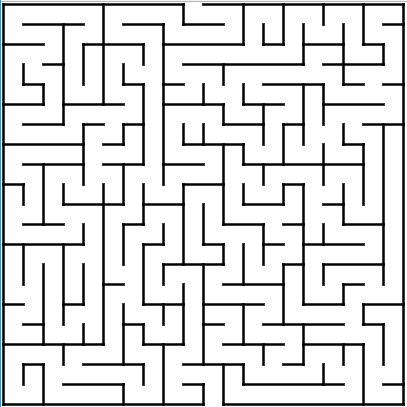
#> input picture Image/maze.png, 407 x 407 px, found by its file name
$ python maze_code.py
#> lines starting #> are read from the running program, lines starting #| are printed output that depends on the picture; after the words box and inside, x2 and y2 are one past the last pixel; in counts of white or black regions, pixels touching at a corner belong together
from PIL import Image
import numpy as np
import matplotlib.pyplot as plt
from collections import deque

# Function to preprocess the maze image
def preprocess_maze(image_path, threshold=128, margin=2):
    """
        Preprocesses the maze image by converting it to grayscale,
        thresholding to create a binary maze, and cropping the edges.

        Parameters:
            image_path: str, Path to the maze image file
            threshold: int, Pixel intensity threshold for binary conversion
            margin: int, Number of pixels to crop from the edges

        Returns:
            A 2D binary numpy array representing the maze (1: path, 0: wall)
        """
#> called with image_path = 'maze.png', threshold = 128, margin = 2

    maze_image = Image.open(image_path).convert("L")  # Convert to grayscale
    maze_array = np.array(maze_image)        # Convert image to numpy array
    binary_maze = (maze_array > threshold).astype(int)  # 1 = Free path, 0 = Wall
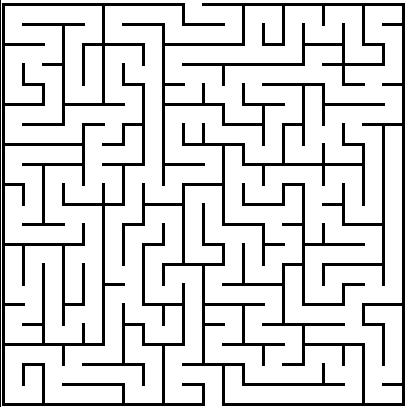
#> binary_maze: shape (407, 407) int64; values 0 (black) and 1 (white), 83.8% white; 3 black regions, box (x1, y1, x2, y2) and area: (122, 3, 405, 406) 15549, (2, 3, 225, 406) 10809, (0, 0, 1, 407) 407
    return binary_maze[margin:-margin, margin:-margin]  # Crop margins
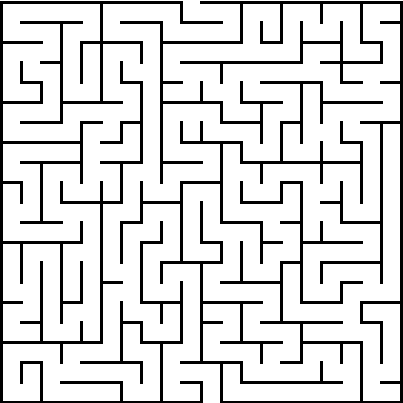
#> returned value: shape (403, 403) int64; values 0 (black) and 1 (white), 84% white; 2 black regions, box (x1, y1, x2, y2) and area: (120, 1, 403, 403) 15366, (0, 1, 223, 403) 10606

# Function to add clearance around walls
def add_wall_clearance(binary_maze, clearance=1):
    """
        Expands walls in the binary maze to create a buffer zone (clearance) around them.

        Parameters:
            binary_maze: 2D numpy array, The binary maze (1: path, 0: wall)
            clearance: int, Number of pixels for the buffer around walls

        Returns:
            A new 2D binary maze with added clearance around walls
        """
#> called with clearance = 5

    padded_maze = binary_maze.copy()        # Copy the maze to avoid modifying the original
    rows, cols = binary_maze.shape          # Get dimensions of the maze
#> rows = 403; cols = 403
    for x in range(rows):                           # Iterate over each row
        for y in range(cols):                       # Iterate over each column
            if binary_maze[x, y] == 0:              # Wall
                # Add buffer around the wall
                for dx in range(-clearance, clearance + 1):
                    for dy in range(-clearance, clearance + 1):
                        nx, ny = x + dx, y + dy             # Calculate neighboring coordinates
                        if 0 <= nx < rows and 0 <= ny < cols:
                            padded_maze[nx, ny] = 0  # Mark as wall
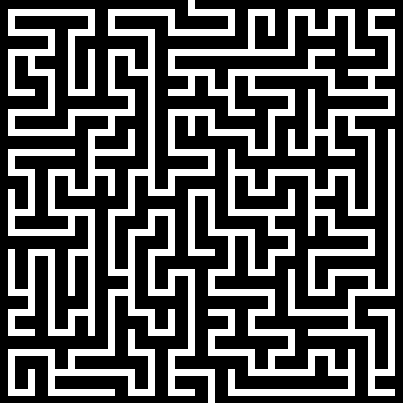
#> padded_maze: shape (403, 403) int64; values 0 (black) and 1 (white), 34.5% white; 1 white region, box (x1, y1, x2, y2) and area: (8, 0, 395, 403) 56021
    return padded_maze

# BFS function to find the shortest path
def bfs_solver(binary_maze, start, goal):
    """
        Finds the shortest path in the maze using Breadth-First Search (BFS).

        Parameters:
            binary_maze: 2D numpy array, The binary maze (1: path, 0: wall)
            start: tuple, Starting point in (row, col)
            goal: tuple, Goal point in (row, col)

        Returns:
            A list of tuples representing the shortest path from start to goal, or None if no path exists
        """
#> called with start = (400, 210), goal = (5, 190)

    rows, cols = binary_maze.shape          # Get maze dimensions
#> rows = 403; cols = 403
    directions = [(0, 1), (1, 0), (0, -1), (-1, 0)]  # Right, Down, Left, Up
    queue = deque([start])              # Initialize queue with the starting point
    visited = set([start])              # Track visited cells
    parent = {}                         # Dictionary to reconstruct the path

    while queue:        # While there are cells to explore
        x, y = queue.popleft()      # Dequeue the current cell
        if (x, y) == goal:
            # Reconstruct path
            path = []
            while (x, y) != start:
                path.append((x, y))
                x, y = parent[(x, y)]
            return [(start)] + path[::-1]  # Reverse path to start-to-goal order
        for dx, dy in directions:
            nx, ny = x + dx, y + dy
            if 0 <= nx < rows and 0 <= ny < cols and binary_maze[nx, ny] == 1 and (nx, ny) not in visited:
                visited.add((nx, ny))
                parent[(nx, ny)] = (x, y)
                queue.append((nx, ny))
    return None

# Function to plot the maze with the path
def plot_maze_with_path(maze, start, goal, path):
    """
        Plots the maze with the safe path, start, and goal points.

        Parameters:
            maze: 2D numpy array, The binary maze
            start: tuple, Starting point in (row, col)
            goal: tuple, Goal point in (row, col)
            path: list of tuples, The shortest path from start to goal
        """

    plt.figure(figsize=(7, 7))
    plt.imshow(maze, cmap="gray", origin="upper")

    # Plot the path
    if path:
        path_x, path_y = zip(*path)
        centered_x = [x + 0.5 for x in path_x]
        centered_y = [y + 0.5 for y in path_y]
        plt.plot(centered_y, centered_x, color="red", linewidth=2, label="Safe Path")
    else:
        print("No path found.")

    # Mark Start and Goal
    plt.plot(start[1] + 0.5, start[0] + 0.5, 'gx', markersize=15 , label='Start')
    plt.plot(goal[1] + 0.5, goal[0] + 0.5, 'bx', markersize=14, label='Goal')

    # Add labels
    plt.title("Maze with Safe Path (Clearance Added)")
    plt.axis('off')
    plt.legend()
    plt.gca().invert_yaxis()
    plt.show()

''' ############################################ '''

# Main Code
maze_path = "maze.png"   # Path to the maze image file
cropped_maze = preprocess_maze(maze_path)

# Define start and goal points
start = (400, 210)  # (row, col) for Start
goal = (5, 190)  # (row, col) for Goal

# Add clearance to the binary maze
clearance = 5  # Buffer size around walls
maze_with_clearance = add_wall_clearance(cropped_maze, clearance)

# Solve the maze
safe_path = bfs_solver(maze_with_clearance, start, goal)
#> safe_path = 932 pairs, first value 5 to 400, second value 114 to 228

# Plot the maze with the safe path
plot_maze_with_path(cropped_maze, start, goal, safe_path)
#> in plot_maze_with_path, `path_x, path_y = zip(*path)`: path_x = 932 values, max 400 at index 0, min 5 at index 931, mean 183.1; path_y = 932 values, max 228 at index 869, min 114 at index 419, mean 160.4
#> in plot_maze_with_path, `centered_x = [x + 0.5 for x in path_x]`: centered_x = 932 values, max 400.5 at index 0, min 5.5 at index 931, mean 183.6
#> in plot_maze_with_path, `centered_y = [y + 0.5 for y in path_y]`: centered_y = 932 values, max 228.5 at index 869, min 114.5 at index 419, mean 160.9
#> in plot_maze_with_path, `plt.show()`:
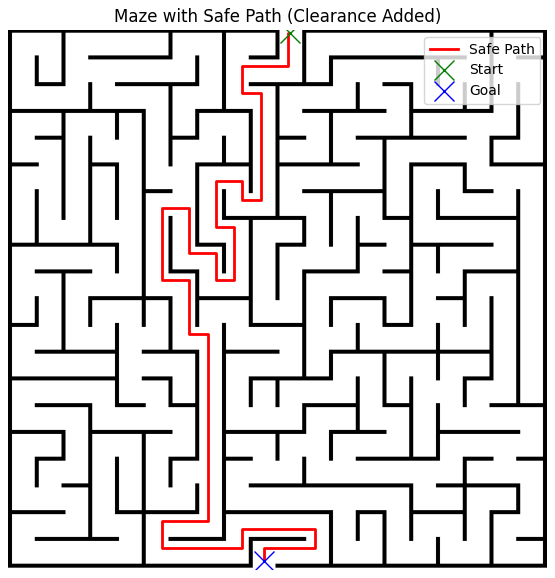
#> figure drawn by matplotlib, 1 panel
